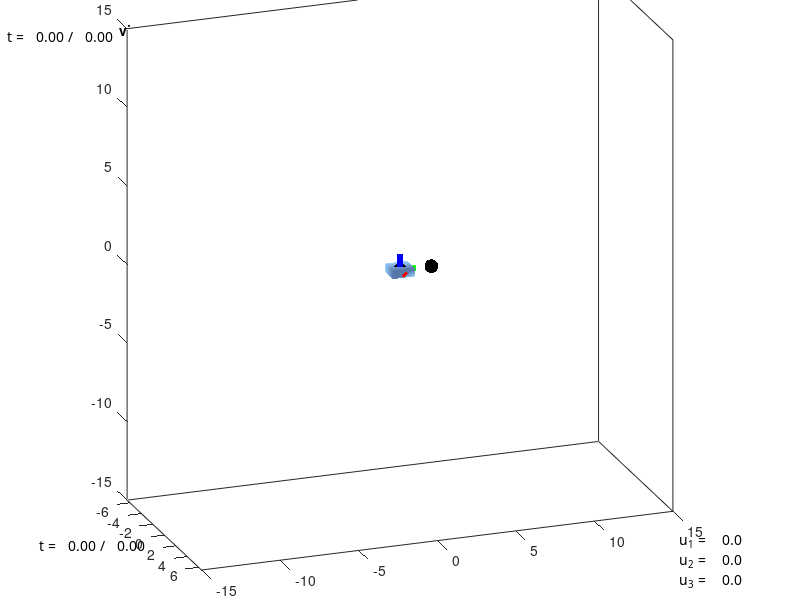

Write the MATLAB code that produced this figure. (Note: this script raises an error after producing the figure.)
function Robot_simulation_352


params.teamname = 'My Team';
params.action_filename = 'action.mat';
params.movie_filename = 'movie_steve_finally_wins.avi';
params.snapshot_filename = 'snapshot.pdf';
params.makemovie = false;
params.makesnapshot = false;

%%%%%%%%%%%%%%%%%%%%%%%%%%%%%%%%%%%%%%%%%%%%%%%%%%%%%%%%%%%%%%%%%%%%%%%%%%%
%
%      'j'  -- move in negative x direction
%
%      'k'  -- move in positiive x direction
%
%      'y'  -- move in positive y direction
%
%      'h'  -- move in negative y direction
%
%
%%%%%%%%%%%%%%%%%%%%%%%%%%%%%%%%%%%%%%%%%%%%%%%%%%%%%%%%%%%%%%%%%%%%%%%%%%%

% Define the geometry and mass properties of the robot.
robot = GetGeometryOfRobot;

RunSimulation(robot,params,0,0,0,0,0,0);

function thetas = SolveOrientation(k,pos)
    global a1 a2 a3
    syms theta2 theta3;
    k = atan2(pos(2),pos(1));
    [t2,t3]=vpasolve([pos(1)-a1*cos(k)==a2*cos(k+theta2)+a3*cos(k+theta2+theta3),...
    	pos(2)-a1*sin(k)==a2*sin(k+theta2)+a3*sin(k+theta2+theta3)]);
    thetas=[mod(double(t2),2*pi);mod(double(t3),2*pi)];

function robot = GetGeometryOfRobot
%%%%%%%%%%%%%%%%%%%%%%%%%%%%%%%%%%%%%%%%%%%%%%%%%%%%%%%%%%%%%%%%%%%%%%%%%%%
%
% Sets up the Geometry of the robot
%
%%%%%%%%%%%%%%%%%%%%%%%%%%%%%%%%%%%%%%%%%%%%%%%%%%%%%%%%%%%%%%%%%%%%%%%%%%%
robot.base.dx=sqrt(2);
robot.base.dy=sqrt(2);
robot.base.dz=.5;
robot.base.p_in0 = [0.5*robot.base.dx*[-1 1 1 -1 -1 1 1 -1];
                    0.5*robot.base.dy*[-1 -1 -1 -1 1 1 1 1];
                    0.5*robot.base.dz*[-1 -1 1 1 -1 -1 1 1]];

robot.link1.dx=1;
robot.link1.dy=4;
robot.link1.dz=1;
robot.link1.p_in1 = [0.5*robot.link1.dx*[-1 1 1 -1 -1 1 1 -1];
                     0.5*robot.link1.dy*[-1 -1 -1 -1 1 1 1 1];
                     0.5*robot.link1.dz*[-1 -1 1 1 -1 -1 1 1]];

robot.link2.dx=1;
robot.link2.dy=4;
robot.link2.dz=1;
robot.link2.p_in2 = [0.5*robot.link2.dx*[-1 1 1 -1 -1 1 1 -1];
                     0.5*robot.link2.dy*[-1 -1 -1 -1 1 1 1 1];
                     0.5*robot.link2.dz*[-1 -1 1 1 -1 -1 1 1]];

robot.link3.dx=1;
robot.link3.dy=4;
robot.link3.dz=1;
robot.link3.p_in3 = [0.5*robot.link3.dx*[-1 1 1 -1 -1 1 1 -1];
                     0.5*robot.link3.dy*[-1 -1 -1 -1 1 1 1 1];
                     0.5*robot.link3.dz*[-1 -1 1 1 -1 -1 1 1]];

robot.link1.p_in0 = nan(size(robot.link1.p_in1));
robot.link2.p_in0 = nan(size(robot.link2.p_in2));
robot.link3.p_in0 = nan(size(robot.link3.p_in3));

robot.faces =  [1 2 3;
                3 4 1;
                2 6 7;
                7 3 2;
                6 5 8;
                8 7 6;
                5 1 4;
                4 8 5;
                4 3 7;
                7 8 4;
                5 6 2;
                2 1 5];


robot.link1.rho = 1;
robot.link2.rho = 1;
robot.link3.rho = 1;

alpha = 0.0;
beta = .5;
delta = 0.00;

robot.a1 = [(alpha+delta)*(robot.link1.dx+robot.base.dx);0;0];
robot.b1 = [0; beta*robot.link1.dy; 0];
robot.a2 = [(alpha+delta)*(robot.link2.dx+robot.link1.dx); beta*robot.link1.dy; 0];
robot.b2 = [0; beta*robot.link2.dy; 0];
robot.a3 = [(alpha+delta)*(robot.link3.dx+robot.link2.dx); beta*robot.link2.dy; 0];
robot.b3 = [0; beta*robot.link3.dy; 0];

robot.p_01in0 = [(alpha+delta)*robot.base.dz;0;0];
robot.p_12in1 = [(alpha+delta)*robot.link1.dx;beta*robot.link1.dy;0];
robot.p_23in2 = [(alpha+delta)*robot.link2.dx;beta*robot.link2.dy;0];

%The coefficient of friction at each joint
robot.kfriction = 1;

%Mass and moment of inertia of link #1
robot.link1.m = robot.link1.rho* robot.link1.dx * robot.link1.dy * robot.link1.dz;
robot.link1.J_in1 = robot.link1.m* [(robot.link1.dy^2 + robot.link1.dz^2)/12 0 0;
                                    0 (robot.link1.dx^2+robot.link1.dz^2)/12 0;
                                    0 0 (robot.link1.dy^2 + robot.link1.dx^2)/12];

%Mass and moment of inertia of link #2
robot.link2.m = robot.link2.rho* robot.link2.dx * robot.link2.dy * robot.link2.dz;
robot.link2.J_in2 =  robot.link2.m* [(robot.link2.dy^2 + robot.link2.dz^2)/12 0 0;
                                    0 (robot.link2.dx^2+robot.link2.dz^2)/12 0;
                                    0 0 (robot.link2.dy^2 + robot.link2.dx^2)/12];

%Mass and moment of inertia of link #3
robot.link3.m = robot.link3.rho* robot.link3.dx * robot.link3.dy * robot.link3.dz;
robot.link3.J_in3 =  robot.link3.m* [(robot.link3.dy^2 + robot.link3.dz^2)/12 0 0;
                                    0 (robot.link3.dx^2+robot.link3.dz^2)/12 0;
                                    0 0 (robot.link3.dy^2 + robot.link3.dx^2)/12];


function RunSimulation(robot,params,err,w2,err2,W22,err3,W32)

global action done pos goal_theta
%%%%%%%%%%%%%%%%%%%%%%%%%%%%%%%%%%%%%%%%%%%%%%%%%%%%%%%%%%%%%%%%%%%%%%%%%%%
%
%Set up the robot and set initial conditions
%
%%%%%%%%%%%%%%%%%%%%%%%%%%%%%%%%%%%%%%%%%%%%%%%%%%%%%%%%%%%%%%%%%%%%%%%%%%%
world = CreateFigure(robot,params);
% Start time
t = 0;
% time step.
dt = 2e-2;

% time limit.
tmax = 100;

% joint positions
theta = [pi/2;pi;pi];
% joint velocities
thetadot = [0;0;0];
% intial torques
u1 = 0;
u2 = 0;
u3 = 0;
%initial goal positions
x = 5;
y = 5;
pos = [x,y];
k=atan2(pos(2),pos(1));
goal_theta = [k;SolveOrientation(k,pos)];
%%%%%%%%%%%%%%%%%%%%%%%%%%%%%%%%%%%%%%%%%%%%%%%%%%%%%%%%%%%%%%%%%%%%%%%%%%%
%
% Records actions and makes a movie
%
%%%%%%%%%%%%%%%%%%%%%%%%%%%%%%%%%%%%%%%%%%%%%%%%%%%%%%%%%%%%%%%%%%%%%%%%%%%
action = [u1;u2;u3];
if (params.makemovie)
    load(params.action_filename);
    myV = VideoWriter(params.movie_filename);
    myV.Quality = 40;
    open(myV);
else
    actionRecord = [];
end

done = false;
while (~done)
    
    if (params.makemovie)
        [actionRecord,curaction,done] = RetrieveAction(actionRecord);
        action = curaction;
    else
        curaction = action;
        actionRecord = StoreAction(actionRecord,curaction);
    end

%%%%%%%%%%%%%%%%%%%%%%%%%%%%%%%%%%%%%%%%%%%%%%%%%%%%%%%%%%%%%%%%%%%%%%%%%%%
%
%  Runs a PID controller on each of the joints
%
%%%%%%%%%%%%%%%%%%%%%%%%%%%%%%%%%%%%%%%%%%%%%%%%%%%%%%%%%%%%%%%%%%%%%%%%%%%
    torque_limit=3000;
    
    k=[10000,1,300;1000,10,300;150,1,100];
    w1=goal_theta-theta;
    err=(goal_theta-theta)+err;
    diff=(w1-w2)/dt;
    w2=w1;
    U = k(:,1).*((goal_theta-theta))+err.*k(:,2)+diff.*k(:,3);
    u1=U(1);
    u2=U(2);
    u3=U(3);
%%%%%%%%%%%%%%%%%%%%%%%%%%%%%%%%%%%%%%%%%%%%%%%%%%%%%%%%%%%%%%%%%%%%%%%%%%%    
%
%  limits torques
%
%%%%%%%%%%%%%%%%%%%%%%%%%%%%%%%%%%%%%%%%%%%%%%%%%%%%%%%%%%%%%%%%%%%%%%%%%%%
    if u1>torque_limit
        u1=torque_limit;
    elseif u1<-torque_limit
        u1=-torque_limit;
    end
    
    if u2>2*torque_limit/3
        u2=2*torque_limit/3;
    elseif u2<-2*torque_limit/3
        u2=-2*torque_limit/3;
    end
    
    if u3>torque_limit/3
        u3=torque_limit/3;
    elseif u3<-torque_limit/3
        u3=-torque_limit/3;
    end
    [t,theta,thetadot] = Simulate(t,dt,theta,thetadot,u1,u2,u3,robot); 
    
  
	
%%%%%%%%%%%%%%%%%%%%%%%%%%%%%%%%%%%%%%%%%%%%%%%%%%%%%%%%%%%%%%%%%%%%%%%%%%%
%
% Calculates the position of the links in the initial frame
%
%%%%%%%%%%%%%%%%%%%%%%%%%%%%%%%%%%%%%%%%%%%%%%%%%%%%%%%%%%%%%%%%%%%%%%%%%%%
    c1 = cos(theta(1));
    s1 = sin(theta(1));
 
    R_1in0 = [1 0 0;
              0 c1 -s1;
              0 s1 c1];
    o_1in0 = robot.a1 + R_1in0*robot.b1;
    
    s2 = sin(theta(2));
    c2 = cos(theta(2));
    R_2in1 = [1 0 0;
              0 c2 -s2;
              0 s2 c2];
    R_2in0 = R_1in0*R_2in1;
    o_2in1 = robot.a2 + R_2in1*robot.b2;
    o_2in0 = o_1in0 + R_1in0*o_2in1;
    
    s3 = sin(theta(3));
    c3 = cos(theta(3));
    R_3in2 = [1 0 0;
              0 c3 -s3
              0 s3 c3];
    R_3in0 = R_2in0*R_3in2;
    o_3in2 = robot.a3 + R_3in2*robot.b3;
    o_3in0 = o_2in0 + R_2in0*o_3in2;
    
    robot.link1.p_in0 = [o_1in0 o_1in0 o_1in0 o_1in0 o_1in0 o_1in0 o_1in0 o_1in0] + R_1in0*robot.link1.p_in1;
    robot.link2.p_in0 = [o_2in0 o_2in0 o_2in0 o_2in0 o_2in0 o_2in0 o_2in0 o_2in0] + R_2in0*robot.link2.p_in2;
    robot.link3.p_in0 = [o_3in0 o_3in0 o_3in0 o_3in0 o_3in0 o_3in0 o_3in0 o_3in0] + R_3in0*robot.link3.p_in3;
%%%%%%%%%%%%%%%%%%%%%%%%%%%%%%%%%%%%%%%%%%%%%%%%%%%%%%%%%%%%%%%%%%%%%%%%%%%
%
% Updates the world and stores figure for movie 
%
%%%%%%%%%%%%%%%%%%%%%%%%%%%%%%%%%%%%%%%%%%%%%%%%%%%%%%%%%%%%%%%%%%%%%%%%%%%
    % Update the figure.
    world = UpdateFigure(world,robot,o_1in0,R_1in0,o_2in0,R_2in0,o_3in0,R_3in0,u1,u2,u3,t,tmax);
    
    % If making a movie, store the current figure as a frame.
    if (params.makemovie)
        frame = getframe(gcf);
        writeVideo(myV,frame);
    end
    
    % Stop if time has reached its maximum.
    if (t>tmax)
        done = true;
    end
    
end
% Either close the movie or save the record of actions.
if (params.makemovie)
    for i=1:30
        frame = getframe(gcf);
        writeVideo(myV,frame);
    end
    close(myV);
else
    save(params.action_filename,'actionRecord');
end

if (params.makesnapshot)
    set(gcf,'paperorientation','landscape');
    set(gcf,'paperunits','normalized');
    set(gcf,'paperposition',[0 0 1 1]);
    print(gcf,'-dpdf',params.snapshot_filename);
end

function [thetadot,thetadotdot] = GetRates(theta,thetadot,u1,u2,u3,robot)


%% ++++++++++++++++++++++++++++++++++++++++++++++++++++++++++++++++++++++++
%
%   Sets up constants for equations of motion
%
%++++++++++++++++++++++++++++++++++++++++++++++++++++++++++++++++++++++++++
% inputs:
%
%   theta       3x1 matrix of joint angles
%   thetadot    3x1 matrix of joint velocities
%   u1          torque applied by motor to link 1 through joint 1
%   u2          torque applied by motor to link 2 through joint 2
%   u3          torque applied by motor to link 3 through joint 3
%   robot       a whole bunch of parameters (see GetGeometryOfRobot)
%
% outputs:
%
%   thetadot    3x1 matrix of joint velocities
%   thetadotdot 3x1 matrix of joint accelerations
   
    g = 9.81;
    m1 = robot.link1.m;
    m2 = robot.link2.m;
    m3 = robot.link3.m;
    
    J1 = robot.link1.J_in1(3,3);
    J2 = robot.link2.J_in2(3,3);
    J3 = robot.link3.J_in3(3,3);
    
thetadot = thetadot;
%thetadotdot = gamma(1:3);
a1 = robot.link1.dy;
a2 = robot.link2.dy;
a3 = robot.link3.dy;
a1c = robot.link1.dy/2;
a2c = robot.link2.dy/2;
a3c = robot.link3.dy/2;


%% ++++++++++++++++++++++++++++++++++++++++++++++++++++++++++++++++++++++++
%
%  Incorrect 3 link case
%
%++++++++++++++++++++++++++++++++++++++++++++++++++++++++++++++++++++++++++

% G1 = .25*(-2*g*(o1*(m1*2*(m2+m3))*cos(theta(1))+o2*(m2+2*m3)*cos(theta(1)+theta(2)) +o3*m3*cos(theta(1)+theta(2)+theta(3))) -o1*(o2*(m2+2*m3)*sin(theta(2)) +o3*m3*sin(theta(2)+theta(3)))*thetadot(2)*...
%    (2*thetadot(1)+thetadot(2)) -2*o3*m3*(o2*sin(theta(3))+o1*sin(theta(2)+theta(3)))*(thetadot(1)+thetadot(2))*thetadot(3) - o3*m3*(o2*sin(theta(3)) +o1*sin(theta(2)+theta(3)))*thetadot(3)^2);
% 
% A3=(3/8)*(4*J3(3,3)+o3^2*m3+2*o3*m3*(o2*cos(theta(3))+o1*cos(theta(2)+theta(3))));
% A2=(3/8)*(4*J2(3,3)+4*J3(3,3)+o3^2*m3+o2^2*(m2+4*m3)+2*o1*o2*(m2+2*m3)*cos(theta(2))+...
%    2*o3*m3*(2*o2*cos(theta(3))+o1*cos(theta(2)+theta(3))));
% A1=(3/8)*(4*J1(3,3)+4*J2(3,3)+4*J3(3,3)+o3^2*m3+o2^2*(m2+4*m3)+o1^2*(m1+4*(m2+m3))+...
%    4*(o1*o2*(m2+2*m3)*cos(theta(2))+o3*m3*(o2*cos(theta(3))+o1*cos(theta(2)+theta(3)))));
% 
% 
% G3=(1/4)*o3*m3*(2*-g*cos(theta(1)+theta(2)+theta(3))-o2*sin(theta(3))*thetadot(2)*thetadot(3)-...
%     thetadot(1)*(o2*sin(theta(3))*thetadot(3)+o1*sin(theta(2)+theta(3))*(thetadot(2)+thetadot(3))));
% C1=(3/8)*(4*J3(3,3)+o3^2*m3+2*o3*m3*(o2*cos(theta(3))+o1*cos(theta(2)+theta(3))));
% C2=(3/8)*(4*J3(3,3)+o3^2*m3+2*o2*o3*m3*cos(theta(3)));
% C3=(3/8)*(4*J3(3,3)+o3^2*m3);
% 
% G2=(1/4)*(2*o2*-g*(m2+2*m3)*cos(theta(1)+theta(2))+2*o3*-g*m3*cos(theta(1)+theta(2)+theta(3))-...
%    o2*o3*m3*sin(theta(3))*thetadot(3)*(2*thetadot(2)+thetadot(3))+...
%    thetadot(1)*(-o1*(o2*(m2+2*m3)*sin(theta(2))+o3*m3*sin(theta(2)+theta(3)))*thetadot(2) -o3*m3*(2*o2*sin(theta(3))+o1*sin(theta(2)+theta(3)))*thetadot(3)));
% 
% B1=(3/8)*(4*J2(3,3)+4*J3(3,3)+o3^2*m3+o2^2*(m2+4*m3)+2*o1*o2*(m2+2*m3)*cos(theta(2))+2*o3*m3*(2*o2*cos(theta(3))+o1*cos(theta(2)+theta(3))));
% B2=(3/8)*(4*J2(3,3)+4*J3(3,3)+o3^2*m3+o2^2*(m2+4*m3)+4*o2*o3*m3*cos(theta(3)));
% B3=(3/8)*(4*J3(3,3)+o3^2*m3+2*o2*o3*m3*cos(theta(3)));

%% ++++++++++++++++++++++++++++++++++++++++++++++++++++++++++++++++++++++++
%
% Working 2 link case
%
%++++++++++++++++++++++++++++++++++++++++++++++++++++++++++++++++++++++++++
% G1 = g*(a1c*m1+a1*m2)*cos(theta(1))+a2c*g*m2*cos(theta(1)+theta(2)) - a1*a2c*m2*sin(theta(2))*thetadot(2)*(2*thetadot(1)+thetadot(2));
% A1 = (J1(3,3)+J2(3,3)+a1c^2*m1+(a1^2+a2c^2)*m2+2*a1*a2c*m2*cos(theta(2)));
% A2 = (J2(3,3)+a2c^2*m2+a1*a2c*m2*cos(theta(2)));
% A3 = 0;
% 
% G2 = a2c*m2*(g*cos(theta(1)+theta(2))+a1*sin(theta(2))*thetadot(1)^2);
% B1 = (J2(3,3)+a2c^2*m2+a1*a2c*m2*cos(theta(2)));
% B2 = (J2(3,3)+a2c^2*m2);
% B3 = 0;
% 
% G3=0;
% C1=0;
% C2=0;
% C3=0;
% 
% 
% beta = [A1 A2 A3;B1 B2 B3;];
% tau = [u1 - G1;u2 - G2;];
% Gamma = beta\tau;
% 
% thetadotdot = Gamma(1:2);
% thetadotdot(3) = 0;
% %thetadotdot(1) = 0;

%% ++++++++++++++++++++++++++++++++++++++++++++++++++++++++++++++++++++++++
%
%   Working 3 link case
%
%++++++++++++++++++++++++++++++++++++++++++++++++++++++++++++++++++++++++++

G1=a1c.*g.*m1.*cos(theta(1))+a1.*g.*m2.*cos(theta(1))+a1.*g.*m3.*cos(theta(1))+a2c.*g.*m2.*cos(theta(1)+theta(2))+a2.*g.*m3.*cos(theta(1)+theta(2))+a3c.*g.*m3.*cos(theta(1)+theta(2)+theta(3))+(-1).*a1.*((a2c.*m2+a2.*m3).*sin(theta(2))+a3c.*m3.*sin(theta(2)+theta(3))).*thetadot(2).^2+(-2).*a3c.*m3.*(a2.*sin(theta(3))+a1.*sin(theta(2)+theta(3))).*thetadot(2).*thetadot(3)+(-1).*a2.*a3c.*m3.*sin(theta(3)).*thetadot(3).^2+(-1).*a1.*a3c.*m3.*sin(theta(2)+theta(3)).*thetadot(3).^2+(-2).*thetadot(1).*(a1.*((a2c.*m2+a2.*m3).*sin(theta(2))+a3c.*m3.*sin(theta(2)+theta(3))).*thetadot(2)+a3c.*m3.*(a2.*sin(theta(3))+a1.*sin(theta(2)+theta(3))).*thetadot(3));
A1=(J1+J2+J3+a1c.^2.*m1+a1.^2.*m2+a2c.^2.*m2+a1.^2.*m3+a2.^2.*m3+a3c.^2.*m3+2.*a1.*(a2c.*m2+a2.*m3).*cos(theta(2))+2.*a2.*a3c.*m3.*cos(theta(3))+2.*a1.*a3c.*m3.*cos(theta(2)+theta(3)));
A2=(J2+J3+a2c.^2.*m2+a2.^2.*m3+a3c.^2.*m3+a1.*(a2c.*m2+a2.*m3).*cos(theta(2))+2.*a2.*a3c.*m3.*cos(theta(3))+a1.*a3c.*m3.*cos(theta(2)+theta(3)));
A3=(J3+a3c.^2.*m3+a2.*a3c.*m3.*cos(theta(3))+a1.*a3c.*m3.*cos(theta(2)+theta(3)));

G2=a2c.*g.*m2.*cos(theta(1)+theta(2))+a2.*g.*m3.*cos(theta(1)+theta(2))+a3c.*g.*m3.*cos(theta(1)+theta(2)+theta(3))+a1.*((a2c.*m2+a2.*m3).*sin(theta(2))+a3c.*m3.*sin(theta(2)+theta(3))).*thetadot(1).^2+(-2).*a2.*a3c.*m3.*sin(theta(3)).*thetadot(1).*thetadot(3)+(-2).*a2.*a3c.*m3.*sin(theta(3)).*thetadot(2).*thetadot(3)+(-1).*a2.*a3c.*m3.*sin(theta(3)).*thetadot(3).^2;
B1=(J2+J3+a2c.^2.*m2+a2.^2.*m3+a3c.^2.*m3+a1.*(a2c.*m2+a2.*m3).*cos(theta(2))+2.*a2.*a3c.*m3.*cos(theta(3))+a1.*a3c.*m3.*cos(theta(2)+theta(3)));
B2=(J2+J3+a2c.^2.*m2+a2.^2.*m3+a3c.^2.*m3+2.*a2.*a3c.*m3.*cos(theta(3)));
B3=(J3+a3c.^2.*m3+a2.*a3c.*m3.*cos(theta(3)));

G3=a3c.*m3.*(g.*cos(theta(1)+theta(2)+theta(3))+(a2.*sin(theta(3))+a1.*sin(theta(2)+theta(3))).*thetadot(1).^2+2.*a2.*sin(theta(3)).*thetadot(1).*thetadot(2)+a2.*sin(theta(3)).*thetadot(2).^2);
C1=(J3+a3c.^2.*m3+a2.*a3c.*m3.*cos(theta(3))+a1.*a3c.*m3.*cos(theta(2)+theta(3)));
C2=(J3+a3c.^2.*m3+a2.*a3c.*m3.*cos(theta(3)));
C3=(J3+a3c.^2.*m3);

Beta = [A1 A2 A3; B1 B2 B3; C1 C2 C3];
Delta = [u1 - G1;u2 - G2;u3 - G3];
Gamma = Beta\Delta;


thetadotdot = Gamma(1:3);
% thetadotdot(3) =0;
% thetadotdot(1) =0;





%% ++++++++++++++++++++++++++++++++++++++++++++++++++++++++++++++++++++++++
%
% These Functions Involve the Drawing of the Robot
%
%++++++++++++++++++++++++++++++++++++++++++++++++++++++++++++++++++++++++++
function actionRecord = StoreAction(actionRecord,action)
actionRecord(:,end+1) = action;

function [actionRecord,action,done] = RetrieveAction(actionRecord)
action = actionRecord(:,1);
actionRecord = actionRecord(:,2:end);
done = isempty(actionRecord);

function [t,theta,thetadot] = Simulate(t,dt,theta,thetadot,u1,u2,u3,robot)            
[t,x] = ode45(@(t,x) GetXDot(t,x,u1,u2,u3,robot),[t t+dt],[theta;thetadot]);
x = x';
t = t(end);
[theta,thetadot] = XToState(x);

function xdot = GetXDot(t,x,u1,u2,u3,robot)
[theta,thetadot] = XToState(x);
[thetadot,thetadotdot] = GetRates(theta,thetadot,u1,u2,u3,robot);
xdot = [thetadot;thetadotdot];

function [theta,thetadot] = XToState(x)
theta = x(1:3,end);
thetadot = x(4:6,end);

function robotfig = DrawRobot(robotfig,robot,o_1in0,R_1in0,o_2in0,R_2in0,alpha)
eorange=[1,.30,0];
egrey=[0.4745,0.6471,0.9098];
eblue = [0,0,1];
if isempty(robotfig)
    % - joints
    p = robot.p_01in0;
    robotfig.joint1 = line(p(1),p(2),p(3),'color','k','marker','.','markersize',30);
    p = o_1in0+R_1in0*robot.p_12in1;
    robotfig.joint2 = line(p(1),p(2),p(3),'color','k','marker','.','markersize',30);
    p = o_2in0+R_2in0*robot.p_23in2;
    robotfig.joint3 = line(p(1),p(2),p(3),'color','k','marker','.','markersize',30);
    % - links
    robotfig.base = patch('Vertices',robot.base.p_in0','Faces',robot.faces,'FaceColor',egrey,...
                          'FaceAlpha',alpha,'EdgeAlpha',alpha,...
                          'backfacelighting','reverselit','AmbientStrength',0.6);
    robotfig.link1 = patch('Vertices',robot.link1.p_in0','Faces',robot.faces,'FaceColor',eblue,...
                             'FaceAlpha',alpha,'EdgeAlpha',alpha,...
                             'backfacelighting','reverselit','AmbientStrength',0.6);
	robotfig.link2 = patch('Vertices',robot.link2.p_in0','Faces',robot.faces,'FaceColor',eorange,...
                             'FaceAlpha',alpha,'EdgeAlpha',alpha,...
                             'backfacelighting','reverselit','AmbientStrength',0.6);
	robotfig.link3 = patch('Vertices',robot.link3.p_in0','Faces',robot.faces,'FaceColor',eblue,...
                             'FaceAlpha',alpha,'EdgeAlpha',alpha,...
                             'backfacelighting','reverselit','AmbientStrength',0.6);
else
     set(robotfig.link1,'vertices',robot.link1.p_in0');
     set(robotfig.link2,'vertices',robot.link2.p_in0');
     set(robotfig.link3,'vertices',robot.link3.p_in0');
    p = o_1in0+R_1in0*robot.p_12in1;
     set(robotfig.joint2,'xdata',p(1),'ydata',p(2),'zdata',p(3));
    p = o_2in0+R_2in0*robot.p_23in2;
     set(robotfig.joint3,'xdata',p(1),'ydata',p(2),'zdata',p(3));
end

function frame = DrawFrame(frame,o,R)
p = [o repmat(o,1,3)+R];
if isempty(frame)
    frame.x = plot3(p(1,[1 2]),p(2,[1 2]),p(3,[1 2]),'r-','linewidth',4);
    frame.y = plot3(p(1,[1 3]),p(2,[1 3]),p(3,[1 3]),'g-','linewidth',4);
    frame.z = plot3(p(1,[1 4]),p(2,[1 4]),p(3,[1 4]),'b-','linewidth',4);
else
     set(frame.x,'xdata',p(1,[1 2]),'ydata',p(2,[1 2]),'zdata',p(3,[1 2]));
     set(frame.y,'xdata',p(1,[1 3]),'ydata',p(2,[1 3]),'zdata',p(3,[1 3]));
     set(frame.z,'xdata',p(1,[1 4]),'ydata',p(2,[1 4]),'zdata',p(3,[1 4]));
end

function world = CreateFigure(robot,params)
% - clear the current figure
clf;
% - text (it's important this is in the back, so you can rotate the view
%         and other stuff!)
axes('position',[0 0 1 1]);
axis([0 1 0 1]);
hold on;
axis off;
fs = 10;
world.text.label=text(0.15,0.95,'view: frame 0','fontweight','bold','fontsize',fs);
world.text.time=text(0.05,0.1,sprintf('t = %6.2f / %6.2f\n',0,0),'fontsize',fs,'verticalalignment','top','fontname','monaco');
world.text.pos=text(0.01,0.95,sprintf('t = %6.2f / %6.2f\n',0,0),'fontsize',fs,'verticalalignment','top','fontname','monaco');
%world.text.teamname=text(0.05,0.04,params.teamname,'fontsize',fs,'verticalalignment','top','fontweight','bold');
world.text.torques=text(0.85,0.02,sprintf('u_1 = %6.1f\nu_2 = %6.1f\nu_3 = %6.1f',0,0,0),'fontsize',fs,'fontname','monaco','verticalalignment','bottom');
% - view from frame 0
axes('position',[0.05 0.05 .9 1]);
set(gcf,'renderer','opengl');
axis equal;
axis([-6.5 6.5 -15 15 -15 15]);
axis manual;
hold on;
view([90-20,20]);
box on;
 set(gca,'projection','perspective');
 set(gca,'clipping','on','clippingstyle','3dbox');
world.view0.robot = DrawRobot([],robot,zeros(3,1),eye(3),zeros(3,1),eye(3),0.6);
world.view0.frame0 = DrawFrame([],zeros(3,1),eye(3));
world.view0.frame1 = DrawFrame([],zeros(3,1),eye(3));
world.view0.frame2 = DrawFrame([],zeros(3,1),eye(3));
world.view0.frame3 = DrawFrame([],zeros(3,1),eye(3));
lighting gouraud
world.view0.light = light('position',zeros(3,1)','style','local');
% - make the figure respond to key commands
set(gcf,'KeyPressFcn',@onkeypress_nokeypad);

function world = UpdateFigure(world,robot,o_1in0,R_1in0,o_2in0,R_2in0,o_3in0,R_3in0,u1,u2,u3,t,tmax)
global pos
world.view0.robot = DrawRobot(world.view0.robot,robot,o_1in0,R_1in0,o_2in0,R_2in0);
world.view0.frame1 = DrawFrame(world.view0.frame1,o_1in0,R_1in0);
world.view0.frame2 = DrawFrame(world.view0.frame2,o_2in0,R_2in0);
world.view0.frame3 = DrawFrame(world.view0.frame3,o_3in0,R_3in0);
 set(world.view0.light,'position',([0;1;0])');
 set(world.text.time,'string',sprintf('t = %6.2f / %6.2f\n',t,tmax));
 set(world.text.torques,'string',sprintf('u_1 = %6.1f\nu_2 = %6.1f\nu_3 = %6.1f',u1,u2,u3));
 set(world.text.pos,'string',sprintf('x = %6.1f\ny = %6.1f\n',pos(1),pos(2)));
drawnow

function onkeypress_nokeypad(src,event)
global pos goal_theta done
du = 1;
if event.Character == 'j'
    if (pos(1)-du)^2+pos(2)^2<12^2
        pos(1)=pos(1)-du;
        k=atan2(pos(2),pos(1));
        goal_theta=[k;SolveOrientation(k,pos)];
    end
elseif event.Character == 'k'
    if (pos(1)+du)^2+pos(2)^2<12^2
        pos(1)=pos(1)+du;
        k=atan2(pos(2),pos(1));
        goal_theta=[k;SolveOrientation(k,pos)];
    end
elseif event.Character == 'y'
    if pos(1)^2+(pos(2)+du)^2<12^2
        pos(2)=pos(2)+du;
        k=atan2(pos(2),pos(1));
        goal_theta=[k;SolveOrientation(k,pos)];
    end
elseif event.Character == 'h'
    if pos(1)^2+(pos(2)-du)^2<12^2
        pos(2)=pos(2)-du;
        k=atan2(pos(2),pos(1));
        goal_theta=[k;SolveOrientation(k,pos)];
    end
elseif event.Character == 'q'
    done = true;
end

                     

